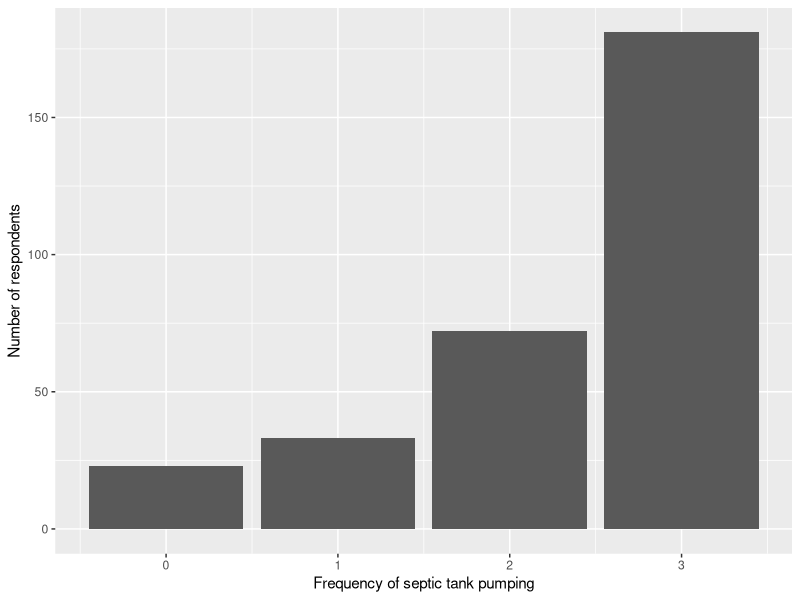

This chart was generated by the following R code:
## ---- chunk 1
library(tidyverse)
data <- read_csv("demo_data.csv")
## ---- chunk 2
data %>% 
  count(SEPTICPUMP)
## ---- chunk 3
data %>% 
  ggplot(aes(x = SEPTICPUMP)) +
  geom_bar() +
  labs(
    x = "Frequency of septic tank pumping",
    y = "Number of respondents"
  )
